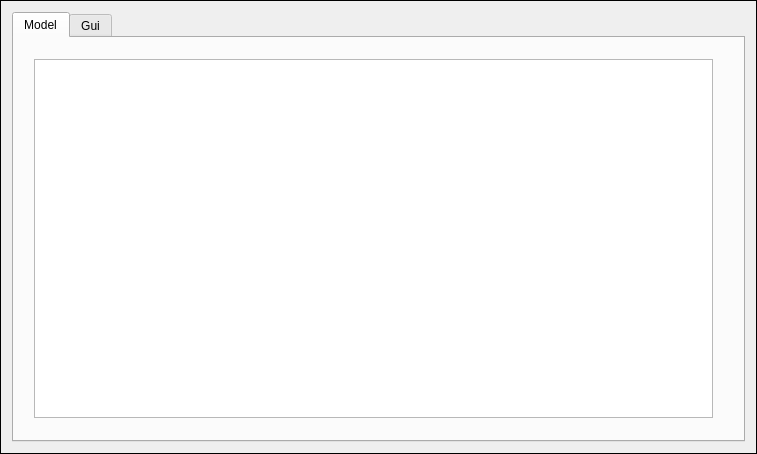
<?xml version="1.0" encoding="UTF-8"?>
<ui version="4.0">
 <class>UTableInfo</class>
 <widget class="QWidget" name="UTableInfo">
  <property name="geometry">
   <rect>
    <x>0</x>
    <y>0</y>
    <width>757</width>
    <height>454</height>
   </rect>
  </property>
  <property name="sizePolicy">
   <sizepolicy hsizetype="Expanding" vsizetype="Expanding">
    <horstretch>0</horstretch>
    <verstretch>0</verstretch>
   </sizepolicy>
  </property>
  <property name="contextMenuPolicy">
   <enum>Qt::ActionsContextMenu</enum>
  </property>
  <property name="windowTitle">
   <string>GraphWindow</string>
  </property>
  <layout class="QVBoxLayout" name="verticalLayout_2">
   <property name="leftMargin">
    <number>0</number>
   </property>
   <property name="topMargin">
    <number>0</number>
   </property>
   <property name="rightMargin">
    <number>0</number>
   </property>
   <property name="bottomMargin">
    <number>0</number>
   </property>
   <item>
    <layout class="QHBoxLayout" name="horizontalLayout" stretch="0,0">
     <item>
      <layout class="QVBoxLayout" name="verticalLayout"/>
     </item>
     <item>
      <widget class="QFrame" name="verticalFrame">
       <property name="sizePolicy">
        <sizepolicy hsizetype="Expanding" vsizetype="Expanding">
         <horstretch>0</horstretch>
         <verstretch>0</verstretch>
        </sizepolicy>
       </property>
       <property name="frameShape">
        <enum>QFrame::Box</enum>
       </property>
       <layout class="QVBoxLayout" name="verticalLayoutGraph">
        <item>
         <widget class="QTabWidget" name="tabWidget">
          <property name="currentIndex">
           <number>0</number>
          </property>
          <widget class="QWidget" name="tab">
           <property name="sizePolicy">
            <sizepolicy hsizetype="Expanding" vsizetype="Expanding">
             <horstretch>0</horstretch>
             <verstretch>0</verstretch>
            </sizepolicy>
           </property>
           <attribute name="title">
            <string>Model</string>
           </attribute>
           <widget class="QWidget" name="horizontalLayoutWidget">
            <property name="geometry">
             <rect>
              <x>9</x>
              <y>10</y>
              <width>701</width>
              <height>381</height>
             </rect>
            </property>
            <layout class="QHBoxLayout" name="horizontalLayout_2">
             <item>
              <layout class="QVBoxLayout" name="verticalLayout_3" stretch="0">
               <item>
                <widget class="QTableWidget" name="tableWidget">
                 <property name="enabled">
                  <bool>true</bool>
                 </property>
                 <property name="sizePolicy">
                  <sizepolicy hsizetype="Expanding" vsizetype="Expanding">
                   <horstretch>0</horstretch>
                   <verstretch>0</verstretch>
                  </sizepolicy>
                 </property>
                 <property name="minimumSize">
                  <size>
                   <width>0</width>
                   <height>0</height>
                  </size>
                 </property>
                 <property name="maximumSize">
                  <size>
                   <width>16777215</width>
                   <height>16777215</height>
                  </size>
                 </property>
                 <property name="autoFillBackground">
                  <bool>false</bool>
                 </property>
                 <property name="verticalScrollBarPolicy">
                  <enum>Qt::ScrollBarAsNeeded</enum>
                 </property>
                 <property name="sizeAdjustPolicy">
                  <enum>QAbstractScrollArea::AdjustIgnored</enum>
                 </property>
                 <attribute name="verticalHeaderStretchLastSection">
                  <bool>false</bool>
                 </attribute>
                </widget>
               </item>
              </layout>
             </item>
            </layout>
           </widget>
          </widget>
          <widget class="QWidget" name="tab_2">
           <property name="sizePolicy">
            <sizepolicy hsizetype="Expanding" vsizetype="Expanding">
             <horstretch>0</horstretch>
             <verstretch>0</verstretch>
            </sizepolicy>
           </property>
           <attribute name="title">
            <string>Gui</string>
           </attribute>
           <widget class="QWidget" name="verticalLayoutWidget_2">
            <property name="geometry">
             <rect>
              <x>9</x>
              <y>8</y>
              <width>671</width>
              <height>491</height>
             </rect>
            </property>
            <layout class="QVBoxLayout" name="verticalLayout_4">
             <item>
              <widget class="QTableWidget" name="tableWidget_2">
               <property name="sizePolicy">
                <sizepolicy hsizetype="Expanding" vsizetype="Expanding">
                 <horstretch>0</horstretch>
                 <verstretch>0</verstretch>
                </sizepolicy>
               </property>
              </widget>
             </item>
            </layout>
           </widget>
          </widget>
         </widget>
        </item>
       </layout>
      </widget>
     </item>
    </layout>
   </item>
  </layout>
  <action name="actionSelectComponent">
   <property name="text">
    <string>Select Component</string>
   </property>
  </action>
  <action name="actionselectAllComponents">
   <property name="text">
    <string>Select All Main Components</string>
   </property>
  </action>
  <action name="actionDeleteAll">
   <property name="text">
    <string>Delete Extral Components</string>
   </property>
  </action>
  <action name="actionAddGroupComponents">
   <property name="text">
    <string>Add Group Components</string>
   </property>
  </action>
 </widget>
 <layoutdefault spacing="6" margin="11"/>
 <resources/>
 <connections/>
</ui>
